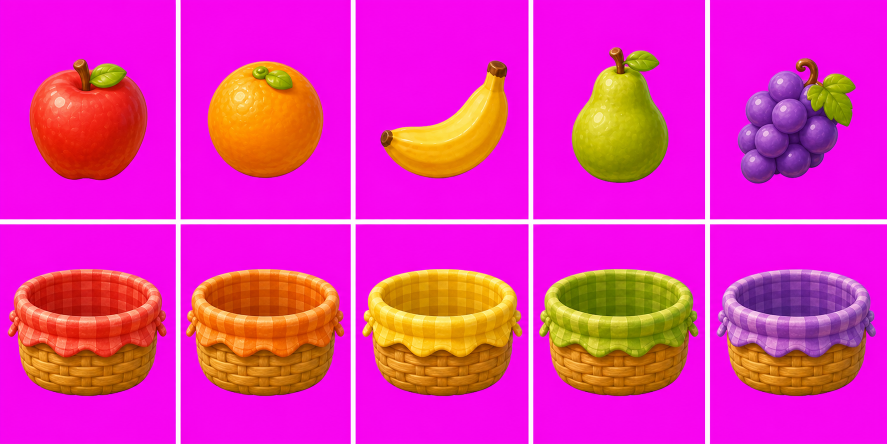
#> input picture docs/generated-assets/gameplay-sources/color-fruit-baskets-sheet.png, 1774 x 887 px, given in place of global-buttons-alpha.png, which was not available (shown at 1/2 size)
$ python process-generated-gameplay-art.py
#> lines starting #> are read from the running program, lines starting #| are printed output that depends on the picture; pictures that were not available may be replaced by others from this repository, and a replacement may not be noted
from __future__ import annotations

from pathlib import Path
from PIL import Image


ROOT = Path(__file__).resolve().parents[1]
SOURCES = ROOT / "docs" / "generated-assets" / "gameplay-sources"


def square_asset(image: Image.Image, size: int = 512, padding: int = 18) -> Image.Image:
    bbox = image.getbbox()
    if bbox is None:
        raise ValueError("generated sprite cell is empty")
    cropped = image.crop(bbox)
    scale = min((size - padding * 2) / cropped.width, (size - padding * 2) / cropped.height)
    resized = cropped.resize(
        (max(1, round(cropped.width * scale)), max(1, round(cropped.height * scale))),
        Image.Resampling.LANCZOS,
    )
    output = Image.new("RGBA", (size, size))
    output.alpha_composite(resized, ((size - resized.width) // 2, (size - resized.height) // 2))
    return output


def split_grid(source_name: str, columns: int, rows: int, names: list[str], destination: Path) -> None:
    source = Image.open(SOURCES / source_name).convert("RGBA")
    destination.mkdir(parents=True, exist_ok=True)
    if len(names) != columns * rows:
        raise ValueError("sprite name count does not match grid")
    for index, name in enumerate(names):
        column = index % columns
        row = index // columns
        left = round(column * source.width / columns) + 10
        right = round((column + 1) * source.width / columns) - 10
        top = round(row * source.height / rows) + 10
        bottom = round((row + 1) * source.height / rows) - 10
        cell = source.crop((left, top, right, bottom))
        square_asset(cell).save(destination / f"{name}.png")


def save_background(source_name: str, destination: Path) -> None:
    destination.parent.mkdir(parents=True, exist_ok=True)
    source = Image.open(SOURCES / source_name).convert("RGB")
    source.resize((1536, 864), Image.Resampling.LANCZOS).save(destination, optimize=True)


def main() -> None:
    split_grid(
        "global-buttons-alpha.png",
        3,
        2,
        ["ui-back", "ui-help", "ui-replay", "ui-next", "ui-menu", "ui-play"],
        ROOT / "assets" / "resources" / "art" / "common" / "ui-generated",
    )
#> the loop in split_grid, `for index, name in enumerate(names):` made 6 passes
#> bbox in square_asset on passes 1 to 6: (0, 0, 571, 424), (0, 0, 572, 424), (0, 0, 571, 424), (0, 0, 571, 423), (0, 0, 572, 423), (0, 0, 571, 423)
    split_grid(
        "color-fruit-baskets-alpha.png",
        5,
        2,
        [
            "fruit-red", "fruit-orange", "fruit-yellow", "fruit-green", "fruit-purple",
            "basket-red", "basket-orange", "basket-yellow", "basket-green", "basket-purple",
        ],
        ROOT / "assets" / "resources" / "art" / "games" / "color" / "play",
    )
#> call 2 of split_grid, with source_name = 'color-fruit-baskets-alpha.png', columns = 5, rows = 2
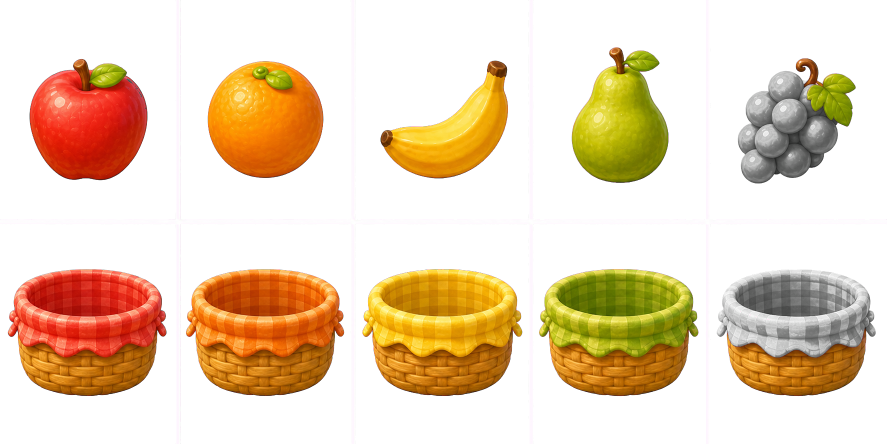
#> input picture docs/generated-assets/gameplay-sources/color-fruit-baskets-alpha.png, 1774 x 887 px (shown at 1/2 size)
#> in split_grid, source is the input picture: PIL image 1774x887 RGBA; mean R, G, B, A 66.7, 44.7, 17.6, 85.2
#> the loop in split_grid (call 2), `for index, name in enumerate(names):` made 10 passes
#> bbox in square_asset on passes 1 to 10: (49, 107, 285, 351), (50, 112, 282, 346), (41, 111, 297, 347), (69, 84, 263, 356), (46, 106, 283, 357), (5, 84, 324, 338), (7, 84, 324, 338), (4, 84, 325, 338), (4, 84, 323, 339), (4, 84, 323, 339)
    split_grid(
        "shape-pieces-alpha.png",
        4,
        2,
        [
            "shape-triangle", "shape-rectangle", "shape-circle", "shape-square",
            "shape-star", "shape-heart", "shape-oval", "shape-hexagon",
        ],
        ROOT / "assets" / "resources" / "art" / "games" / "shape" / "play",
    )
#> call 3 of split_grid, with source_name = 'shape-pieces-alpha.png', columns = 4, rows = 2
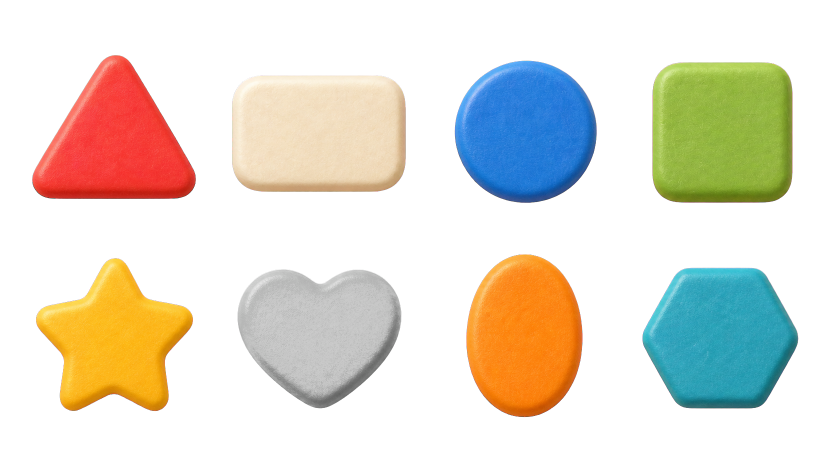
#> input picture docs/generated-assets/gameplay-sources/shape-pieces-alpha.png, 1672 x 941 px (shown at 1/2 size)
#> in split_grid, source is the input picture: PIL image 1672x941 RGBA; mean R, G, B, A 54, 49.4, 37.1, 79.2
#> the loop in split_grid (call 3), `for index, name in enumerate(names):` made 8 passes
#> bbox in square_asset on passes 1 to 8: (54, 100, 382, 388), (36, 140, 384, 374), (63, 111, 348, 396), (40, 114, 322, 396), (62, 36, 376, 343), (47, 58, 375, 337), (86, 28, 320, 355), (20, 55, 333, 337)
    split_grid(
        "color-theme-objects-alpha.png",
        5,
        4,
        [
            "theme-sunny-item", "theme-orchard-item", "theme-ocean-item", "theme-candy-item", "theme-forest-item",
            "theme-sunset-item", "theme-rain-item", "theme-flower-item", "theme-melon-item", "theme-rainbow-item",
            "theme-sunny-target", "theme-orchard-target", "theme-ocean-target", "theme-candy-target", "theme-forest-target",
            "theme-sunset-target", "theme-rain-target", "theme-flower-target", "theme-melon-target", "theme-rainbow-target",
        ],
        ROOT / "assets" / "resources" / "art" / "games" / "color" / "play",
    )
#> call 4 of split_grid, with source_name = 'color-theme-objects-alpha.png', columns = 5, rows = 4
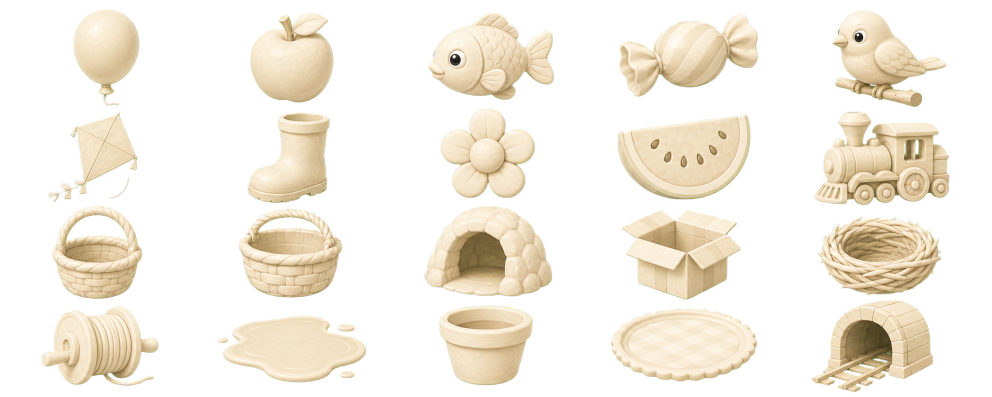
#> input picture docs/generated-assets/gameplay-sources/color-theme-objects-alpha.png, 1983 x 793 px (shown at 1/2 size)
#> in split_grid, source is the input picture: PIL image 1983x793 RGBA; mean R, G, B, A 75.4, 69.3, 58.5, 84
#> the loop in split_grid (call 4), `for index, name in enumerate(names):` made 20 passes
#> bbox in square_asset on passes 1 to 12: (136, 7, 270, 178), (92, 14, 261, 178), (53, 13, 305, 178), (37, 15, 316, 178), (67, 9, 297, 178), (87, 0, 266, 178), (88, 16, 253, 178), (77, 7, 267, 178), (35, 20, 301, 178), (35, 0, 304, 178), (93, 5, 275, 179), (69, 0, 277, 179)
#> pass 1, in split_grid (call 4), `square_asset(cell).save(destination / f"{name}.png")`:
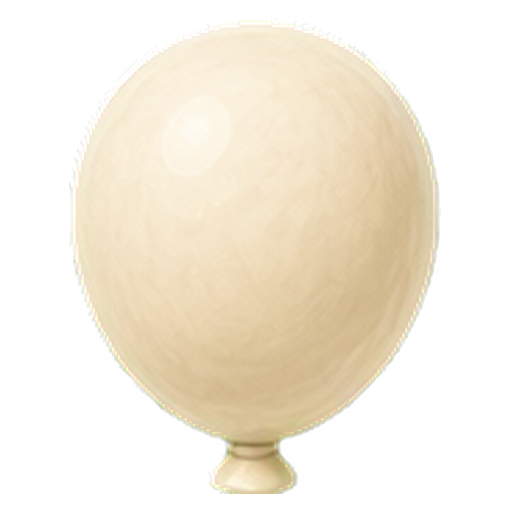
#> saved as theme-sunny-item.png: PIL image 512x512 RGBA; mean R, G, B, A 113.5, 105.5, 90.2, 120.4; transparent parts drawn white
    save_background(
        "color-orchard-background.png",
        ROOT / "assets" / "resources" / "art" / "games" / "color" / "play" / "color-orchard-bg.png",
    )
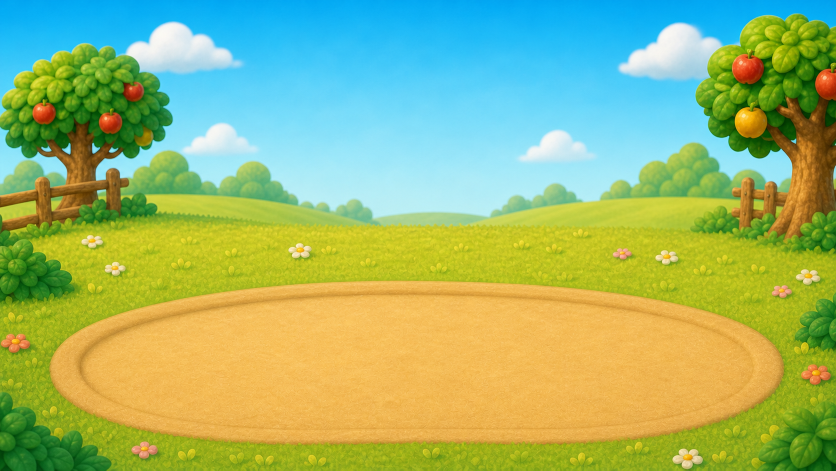
#> input picture docs/generated-assets/gameplay-sources/color-orchard-background.png, 1672 x 941 px (shown at 1/2 size)
#> in save_background, source is the input picture: PIL image 1672x941 RGB; mean R, G, B 153.9, 182.9, 113.6
    save_background(
        "shape-workshop-background.png",
        ROOT / "assets" / "resources" / "art" / "games" / "shape" / "play" / "shape-workshop-bg.png",
    )
#> call 2 of save_background, with source_name = 'shape-workshop-background.png'
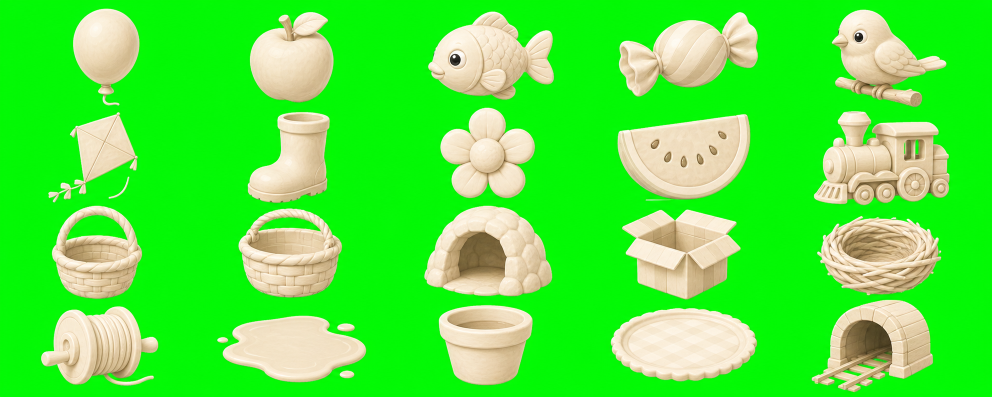
#> input picture docs/generated-assets/gameplay-sources/color-theme-objects-sheet.png, 1983 x 793 px, given in place of shape-workshop-background.png, which was not available (shown at 1/2 size)
#> in save_background, source is the input picture: PIL image 1983x793 RGB; mean R, G, B 77.6, 235, 61.9
#> in save_background (call 2), `source.resize((1536, 864), Image.Resampling.LANCZOS).save(destination,..`:
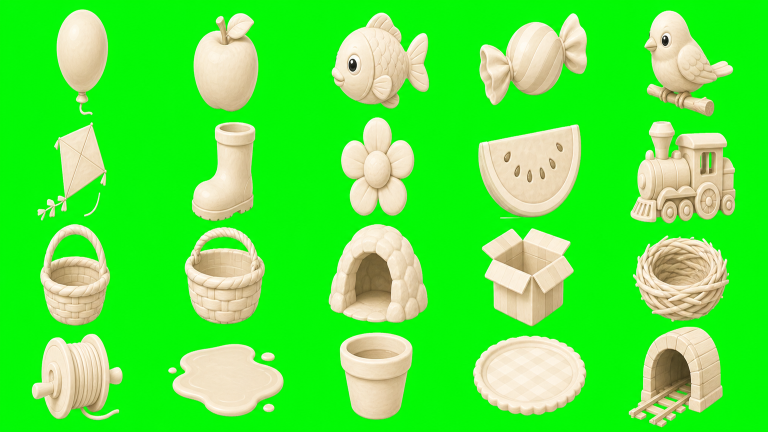
#> saved as shape-workshop-bg.png: PIL image 1536x864 RGB (shown at 1/2 size); mean R, G, B 77.6, 235, 61.9


if __name__ == "__main__":
    main()
